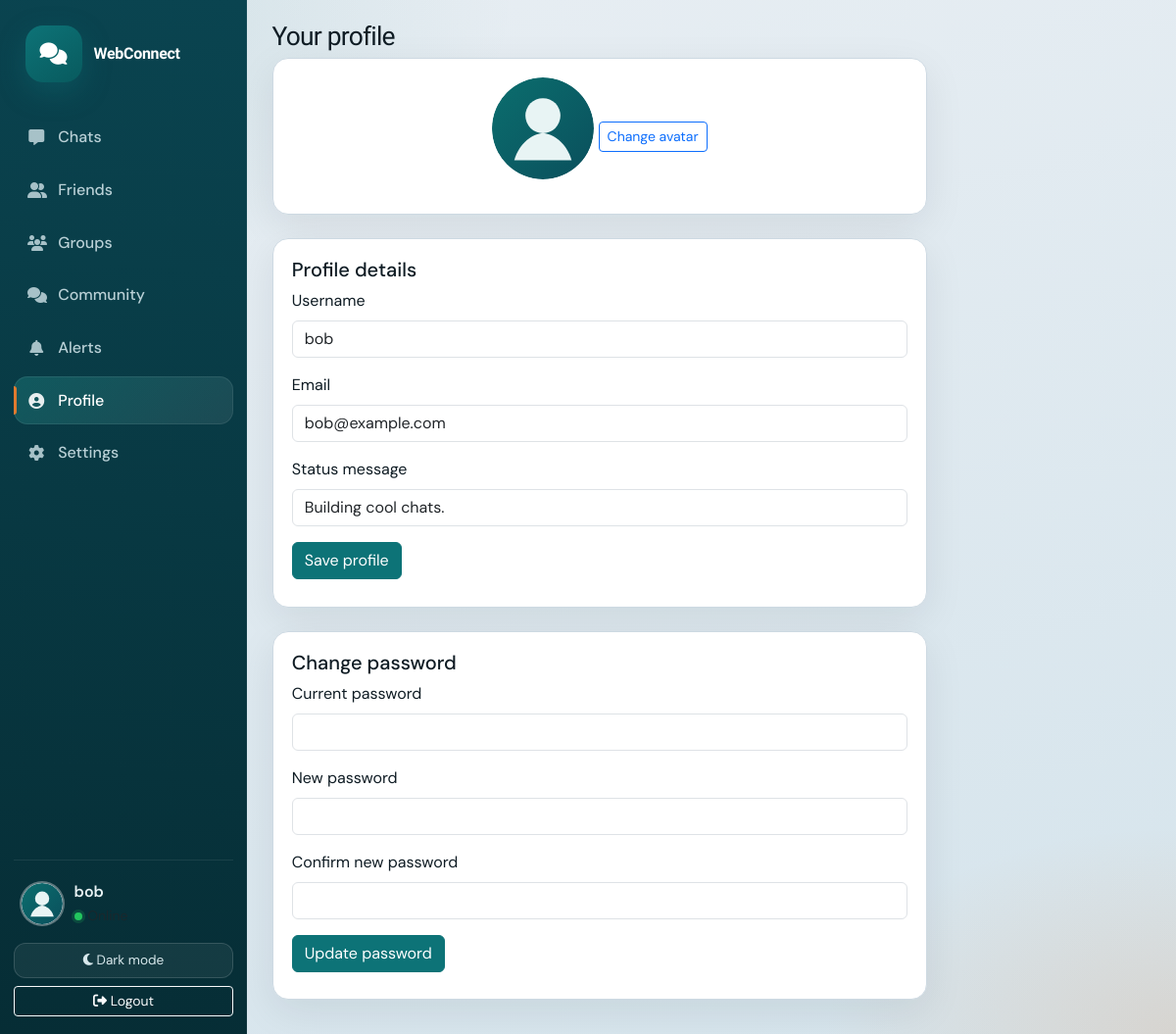
The app's page /profile.php (signed in) with its own data.
### tables this page shows
CREATE TABLE `users` (
  `id` INT UNSIGNED NOT NULL AUTO_INCREMENT,
  `username` VARCHAR(50) NOT NULL,
  `email` VARCHAR(191) NOT NULL,
  `password_hash` VARCHAR(255) NOT NULL,
  `avatar` VARCHAR(255) NULL DEFAULT NULL,
  `status_message` VARCHAR(255) NOT NULL DEFAULT '',
  `presence` ENUM('online','away','offline','busy') NOT NULL DEFAULT 'offline',
  `last_seen_at` DATETIME NULL DEFAULT NULL,
  `last_activity_at` DATETIME NULL DEFAULT NULL,
  `is_disabled` TINYINT(1) NOT NULL DEFAULT 0,
  `notify_desktop` TINYINT(1) NOT NULL DEFAULT 1,
  `prefer_call_type` ENUM('voice','video') NOT NULL DEFAULT 'voice',
  `show_last_seen` TINYINT(1) NOT NULL DEFAULT 1,
  `created_at` DATETIME NOT NULL DEFAULT CURRENT_TIMESTAMP,
  `updated_at` DATETIME NOT NULL DEFAULT CURRENT_TIMESTAMP ON UPDATE CURRENT_TIMESTAMP,
  PRIMARY KEY (`id`),
  UNIQUE KEY `uq_users_username` (`username`),
  UNIQUE KEY `uq_users_email` (`email`),
  KEY `idx_users_presence` (`presence`),
  KEY `idx_users_last_activity` (`last_activity_at`)
);

### includes/functions.php (called while the page is built, shortened)
<?php
function public_base_url(): string
{
    $configured = rtrim((string) APP_URL, '/');
    $host = (string) ($_SERVER['HTTP_HOST'] ?? '');
    $looksLocal = $configured === ''
        || str_contains($configured, '127.0.0.1')
        || str_contains($configured, 'localhost');
    return $configured;
}
function url(string $path = ''): string
{
    return public_base_url() . '/' . ltrim($path, '/');
}
function asset(string $path): string
{
    return url('assets/' . ltrim($path, '/'));
}
function avatar_url(?string $avatar): string
{
    return asset('images/default-avatar.svg');
}

### includes/security.php (called while the page is built, shortened)
<?php
function e(?string $value): string
{
    return htmlspecialchars((string) $value, ENT_QUOTES | ENT_SUBSTITUTE, 'UTF-8');
}

### includes/auth.php (called while the page is built, shortened)
<?php
function current_user_id(): ?int
{
    return isset($_SESSION['user_id']) ? (int) $_SESSION['user_id'] : null;
}
function get_user_by_id(int $id): ?array
{
    $stmt = db()->prepare('SELECT * FROM users WHERE id = ? LIMIT 1');
    $stmt->execute([$id]);
    $row = $stmt->fetch();
    return $row ?: null;
}

### includes/database.php (called while the page is built, shortened)
<?php
function db(): PDO
{
    static $pdo = null;
    if ($pdo instanceof PDO) {
        return $pdo;
    }
    $dsn = sprintf(
        'mysql:host=%s;dbname=%s;charset=%s',
        DB_HOST,
        DB_NAME,
        DB_CHARSET
    );
    try {
        $pdo = new PDO($dsn, DB_USER, DB_PASS, [
            PDO::ATTR_ERRMODE            => PDO::ERRMODE_EXCEPTION,
            PDO::ATTR_DEFAULT_FETCH_MODE => PDO::FETCH_ASSOC,
            PDO::ATTR_EMULATE_PREPARES   => false,
        ]);
    } catch (PDOException $e) {
        app_log('DB connection failed: ' . $e->getMessage());
        http_response_code(500);
        if (php_sapi_name() === 'cli') {
            throw $e;
        }
        exit('Unable to connect to the database. Please check configuration.');
    }
    return $pdo;
}

### profile.php (the view, shortened to what this page needs)
<?php
$activeNav = 'profile';
$user = get_user_by_id((int) current_user_id());
require __DIR__ . '/includes/layout_start.php';
?>
<div class="page-wrap" style="max-width:720px">
    <div class="page-header">
        <h1>Your profile</h1>
    </div>
    <div class="surface-card text-center mb-4">
        <img src="<?= e(avatar_url($user['avatar'] ?? null)) ?>" alt="" class="avatar-lg mb-3" id="profileAvatarPreview">
        <form id="avatarForm" class="d-inline-block">
            <label class="btn btn-outline-primary btn-sm">
                Change avatar
            </label>
        </form>
    </div>
    <div class="surface-card mb-4">
        <h2 class="h5">Profile details</h2>
        <form id="profileForm">
            <div class="mb-3">
                <label class="form-label">Username</label>
                <input type="text" name="username" class="form-control" value="<?= e($user['username']) ?>" required maxlength="50">
            </div>
            <div class="mb-3">
                <label class="form-label">Email</label>
                <input type="email" name="email" class="form-control" value="<?= e($user['email']) ?>" required>
            </div>
            <div class="mb-3">
                <label class="form-label">Status message</label>
                <input type="text" name="status_message" class="form-control" value="<?= e($user['status_message']) ?>" maxlength="255">
            </div>
            <button type="submit" class="btn btn-primary">Save profile</button>
        </form>
    </div>
    <div class="surface-card">
        <h2 class="h5">Change password</h2>
        <form id="passwordForm">
            <div class="mb-3">
                <label class="form-label">Current password</label>
                <input type="password" name="current_password" class="form-control" required>
            </div>
            <div class="mb-3">
                <label class="form-label">New password</label>
                <input type="password" name="new_password" class="form-control" required minlength="8">
            </div>
            <div class="mb-3">
                <label class="form-label">Confirm new password</label>
                <input type="password" name="confirm_password" class="form-control" required>
            </div>
            <button type="submit" class="btn btn-primary">Update password</button>
        </form>
    </div>
</div>
<?php require __DIR__ . '/includes/layout_end.php'; ?>

### includes/layout_start.php (shortened to what this page needs)
<?php
$currentUser = $currentUser ?? get_user_by_id((int) current_user_id());
$activeNav = $activeNav ?? '';
?>
<!DOCTYPE html>
<html lang="en">
<head>
    <link href="https://cdn.jsdelivr.net/npm/bootstrap@5.3.3/dist/css/bootstrap.min.css" rel="stylesheet">
    <link href="https://cdnjs.cloudflare.com/ajax/libs/font-awesome/6.5.2/css/all.min.css" rel="stylesheet">
    <link href="<?= e(asset('css/app.css')) ?>?v=10" rel="stylesheet">
</head>
<body class="app-body">
<div class="app-shell">
    <aside class="app-sidebar" id="appSidebar">
        <div class="brand-block">
            <a href="<?= e(url('chat.php')) ?>" class="brand-link">
                <span class="brand-mark"><i class="fa-solid fa-comments"></i></span>
                <span class="brand-text"><?= e(APP_NAME) ?></span>
            </a>
        </div>
        <nav class="side-nav">
            <a class="nav-item <?= $activeNav === 'chat' ? 'active' : '' ?>" href="<?= e(url('chat.php')) ?>">
                <i class="fa-solid fa-message"></i><span>Chats</span>
            </a>
            <a class="nav-item <?= $activeNav === 'friends' ? 'active' : '' ?>" href="<?= e(url('friends.php')) ?>">
                <i class="fa-solid fa-user-group"></i><span>Friends</span>
            </a>
            <a class="nav-item <?= $activeNav === 'groups' ? 'active' : '' ?>" href="<?= e(url('groups.php')) ?>">
                <i class="fa-solid fa-users"></i><span>Groups</span>
            </a>
            <a class="nav-item <?= $activeNav === 'forums' ? 'active' : '' ?>" href="<?= e(url('forums.php')) ?>">
                <i class="fa-solid fa-comments"></i><span>Community</span>
            </a>
            <a class="nav-item <?= $activeNav === 'notifications' ? 'active' : '' ?>" href="<?= e(url('notifications.php')) ?>">
                <i class="fa-solid fa-bell"></i><span>Alerts</span>
            </a>
            <a class="nav-item <?= $activeNav === 'profile' ? 'active' : '' ?>" href="<?= e(url('profile.php')) ?>">
                <i class="fa-solid fa-circle-user"></i><span>Profile</span>
            </a>
            <a class="nav-item <?= $activeNav === 'settings' ? 'active' : '' ?>" href="<?= e(url('settings.php')) ?>">
                <i class="fa-solid fa-gear"></i><span>Settings</span>
            </a>
        </nav>
        <div class="sidebar-footer">
            <div class="me-chip">
                <img src="<?= e(avatar_url($currentUser['avatar'] ?? null)) ?>" alt="" class="avatar-sm">
                <div>
                    <div class="fw-semibold"><?= e($currentUser['username'] ?? '') ?></div>
                    <small class="text-muted presence-dot online">Online</small>
                </div>
            </div>
            <button type="button" class="theme-toggle" id="themeToggle" title="Toggle theme">
            </button>
            <a href="<?= e(url('logout.php')) ?>" class="btn btn-sm btn-outline-light w-100 mt-2" title="Logout">
                <i class="fa-solid fa-right-from-bracket"></i> Logout
            </a>
        </div>
    </aside>
    <main class="app-main">
        <div class="app-content">

### records on screen
users: username "bob", email "bob@example.com", status_message "Building cool chats."

### other values on screen
APP_NAME "WebConnect"
